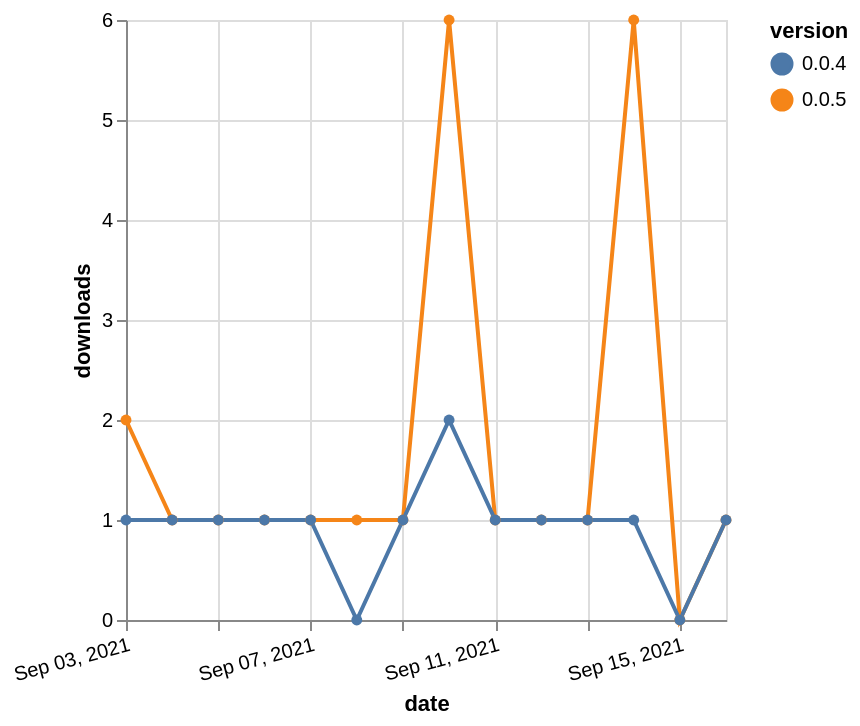

Describe this chart as a Vega-Lite specification.
### Vega-Lite specification from a JSON file in a GitHub repository (floating-point values rounded to 4 significant figures)
{"$schema": "https://vega.github.io/schema/vega-lite/v5.json", "description": "A simple bar chart with embedded data.", "data": {"values": [{"date": "2021-09-03", "total": 172, "delta": 2, "version": "0.0.5"}, {"date": "2021-09-04", "total": 173, "delta": 1, "version": "0.0.5"}, {"date": "2021-09-05", "total": 174, "delta": 1, "version": "0.0.5"}, {"date": "2021-09-06", "total": 175, "delta": 1, "version": "0.0.5"}, {"date": "2021-09-07", "total": 176, "delta": 1, "version": "0.0.5"}, {"date": "2021-09-08", "total": 177, "delta": 1, "version": "0.0.5"}, {"date": "2021-09-09", "total": 178, "delta": 1, "version": "0.0.5"}, {"date": "2021-09-10", "total": 184, "delta": 6, "version": "0.0.5"}, {"date": "2021-09-11", "total": 185, "delta": 1, "version": "0.0.5"}, {"date": "2021-09-12", "total": 186, "delta": 1, "version": "0.0.5"}, {"date": "2021-09-13", "total": 187, "delta": 1, "version": "0.0.5"}, {"date": "2021-09-14", "total": 193, "delta": 6, "version": "0.0.5"}, {"date": "2021-09-15", "total": 193, "delta": 0, "version": "0.0.5"}, {"date": "2021-09-16", "total": 194, "delta": 1, "version": "0.0.5"}, {"date": "2021-09-03", "total": 150, "delta": 1, "version": "0.0.4"}, {"date": "2021-09-04", "total": 151, "delta": 1, "version": "0.0.4"}, {"date": "2021-09-05", "total": 152, "delta": 1, "version": "0.0.4"}, {"date": "2021-09-06", "total": 153, "delta": 1, "version": "0.0.4"}, {"date": "2021-09-07", "total": 154, "delta": 1, "version": "0.0.4"}, {"date": "2021-09-08", "total": 154, "delta": 0, "version": "0.0.4"}, {"date": "2021-09-09", "total": 155, "delta": 1, "version": "0.0.4"}, {"date": "2021-09-10", "total": 157, "delta": 2, "version": "0.0.4"}, {"date": "2021-09-11", "total": 158, "delta": 1, "version": "0.0.4"}, {"date": "2021-09-12", "total": 159, "delta": 1, "version": "0.0.4"}, {"date": "2021-09-13", "total": 160, "delta": 1, "version": "0.0.4"}, {"date": "2021-09-14", "total": 161, "delta": 1, "version": "0.0.4"}, {"date": "2021-09-15", "total": 161, "delta": 0, "version": "0.0.4"}, {"date": "2021-09-16", "total": 162, "delta": 1, "version": "0.0.4"}]}, "width": "container", "mark": {"type": "line", "point": {"filled": true}}, "encoding": {"x": {"field": "date", "type": "temporal", "timeUnit": "yearmonthdate", "title": "date", "axis": {"labelAngle": -15}}, "y": {"field": "delta", "type": "quantitative", "title": "downloads"}, "color": {"field": "version", "type": "nominal"}, "tooltip": {"field": "delta"}}}
